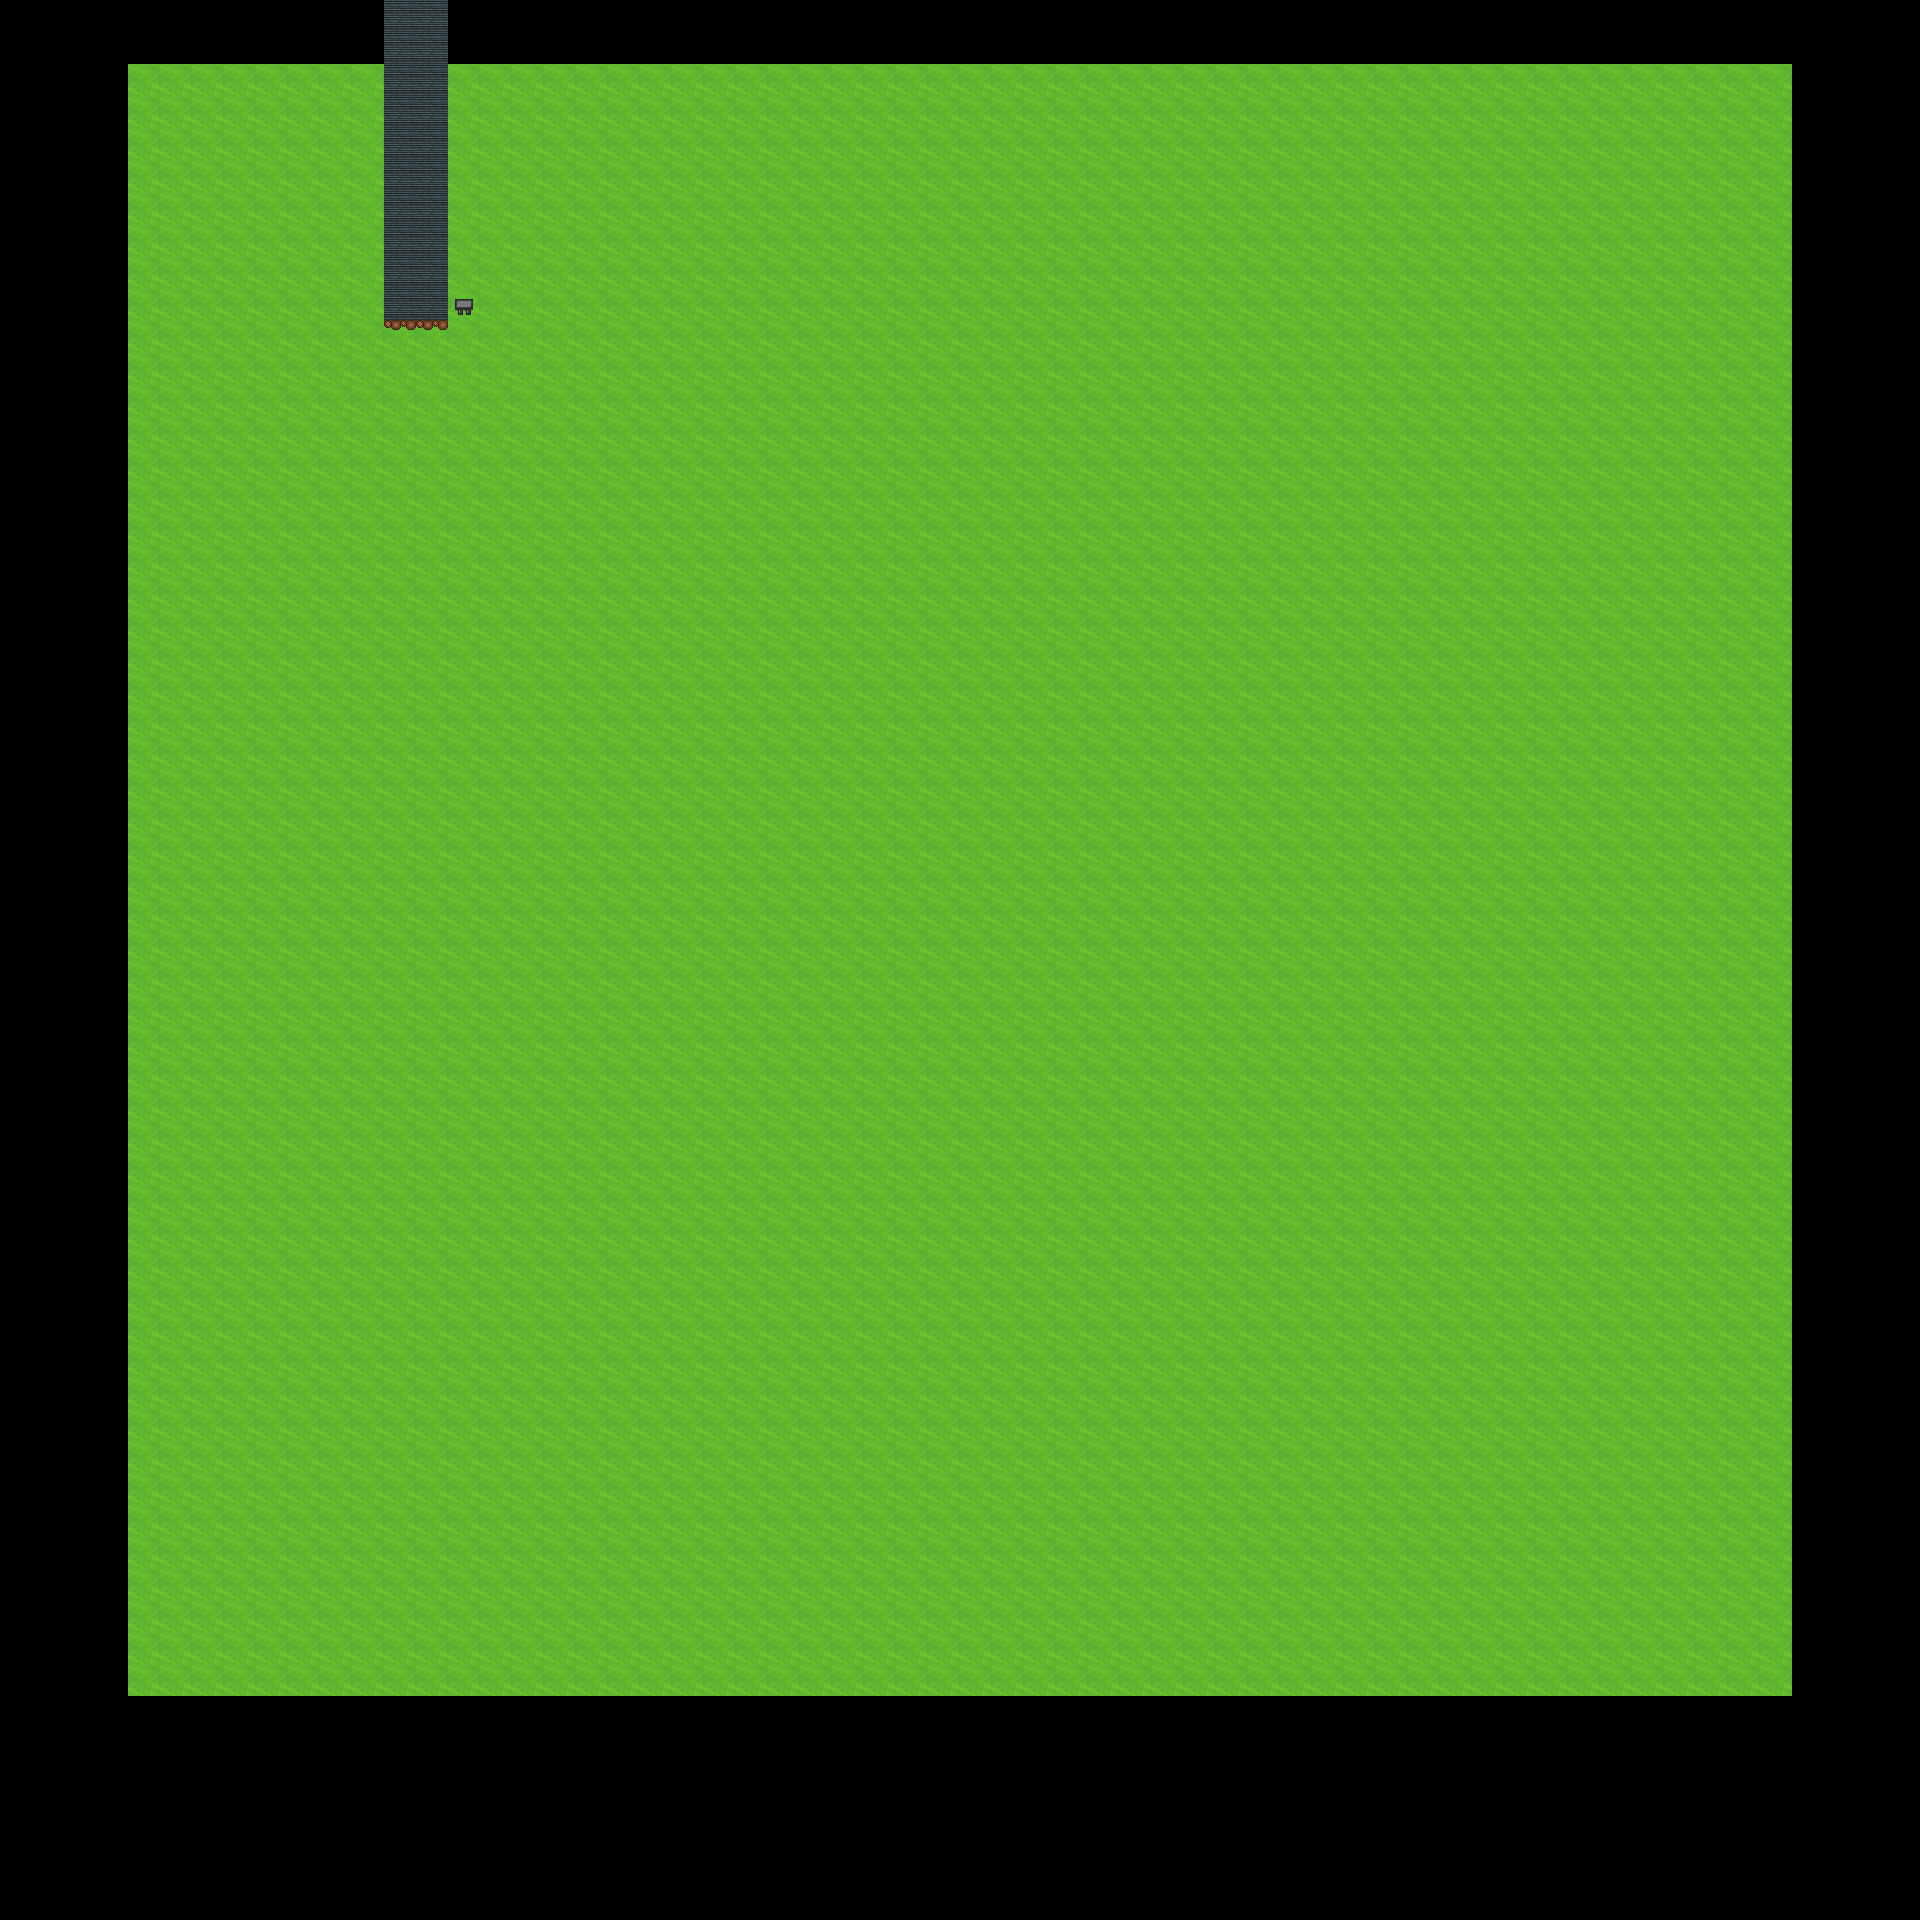

A 2D game scene composited from a Tiled map and its tileset images. What follows is a short description and the map's XML, with each tile layer's data collapsed to a summary:
An orthogonal 60x60 tile map with 32x32 px tiles, 3 tile layers (bottom, top, collision), 2 tilesets.

<map version="1.2" tiledversion="1.3.3" orientation="orthogonal" renderorder="right-down" width="60" height="60" tilewidth="32" tileheight="32" infinite="0" nextlayerid="4" nextobjectid="1">
 <tileset firstgid="1" source="../debug/map1.tsx" />
 <tileset firstgid="401" source="../debug/collision.tsx" />
 <layer id="1" name="bottom" width="60" height="60">
  <data>[3600 cells, 3600 non-empty, 2 distinct tile ids]</data>
 </layer>
 <layer id="2" name="top" width="60" height="60">
  <data>[3600 cells, 947 non-empty, 8 distinct tile ids]</data>
 </layer>
 <layer id="3" name="collision" width="60" height="60">
  <data>[3600 cells, 944 non-empty, 1 distinct tile ids]</data>
 </layer>
</map>